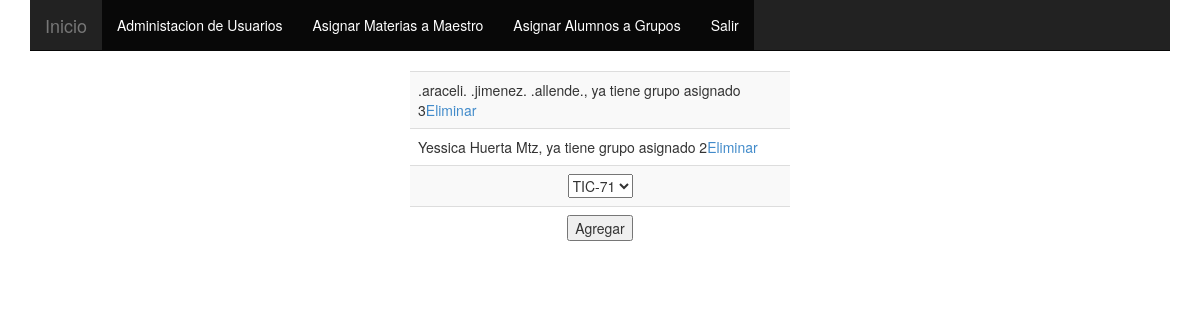
Screenshot of /TestGrupo.php with the database file from the repository.
### tables this page shows
CREATE TABLE `usuario` (
  `Id` int(10) NOT NULL AUTO_INCREMENT,
  `Nombre` varchar(15) DEFAULT NULL,
  `ApellidoPaterno` varchar(15) DEFAULT NULL,
  `ApellidoMaterno` char(10) DEFAULT NULL,
  `telefono` varchar(20) DEFAULT NULL,
  `calle` int(5) DEFAULT NULL,
  `num_ext` int(5) DEFAULT NULL,
  `num_int` int(11) DEFAULT NULL,
  `colonia` varchar(70) DEFAULT NULL,
  `municipio` varchar(70) DEFAULT NULL,
  `estado` varchar(70) DEFAULT NULL,
  `cp` int(11) DEFAULT NULL,
  `correo` varchar(70) DEFAULT NULL,
  `usuario` varchar(50) DEFAULT NULL,
  `contraseña` varchar(50) DEFAULT NULL,
  `status` int(11) DEFAULT NULL,
  `Nivel` int(11) DEFAULT NULL,
  PRIMARY KEY (`Id`)
);

CREATE TABLE `alumnos_grupo` (
  `id_alumno` int(11) DEFAULT NULL,
  `id_grupo` int(11) DEFAULT NULL
);

### Alumno1.php (the view, shortened to what this page needs)
<?php
class Alumno extends Usuario{
    public function readAlumno(){
        $sql01 = "SELECT * FROM usuario WHERE status = 1 AND nivel=3 ORDER BY ApellidoPaterno ASC";
        $result01 = mysql_query($sql01) or die("Error $sql01");
        while ($field = mysql_fetch_array($result01)) {
            $nombre = utf8_decode($field['Nombre']." ".$field['ApellidoPaterno']." ".$field['ApellidoMaterno']);
            $sql03="SELECT * FROM alumnos_grupo WHERE id_alumno = $field[Id]";
            $result03 = mysql_query($sql03)or die("No se ejecuta consulta $sql03");
            $existe = mysql_num_rows($result03);
            if($existe == 0) {
                echo "<tr><td><input type=checkbox name=al$field[Id]> $nombre </td></tr>";
            }else{
                $id_grupo = mysql_result($result03,0,'id_grupo');
                echo "<tr><td>$nombre, ya tiene grupo asignado";
                echo " ".$this->grupoAsignado($id_grupo)."";
                echo "<a href=TestGrupo.php?accion=2&alumno_id=$field[Id]>Eliminar</a> </td></tr>";
            }
        }
    }
    public function grupoAsignado($id){
        $sql04 = "SELECT * FROM grupo WHERE id = $id";
        $result04 = mysql_query($sql04)or die("No se ejecuta consulta $sql04");
        $existe = mysql_num_rows($result04);
        if($existe > 0) {
            return mysql_result($result04, 0, 'nombre');
        }else{
            return 0;
        }
    }
}
?>

### rows the page displays
usuario: nombre ".araceli. .jimenez. .allende.", alumnos_grupo.id_grupo "3"
usuario: nombre "Yessica Huerta Mtz", alumnos_grupo.id_grupo "2"

### other values shown
form field grupo "TIC-71"
